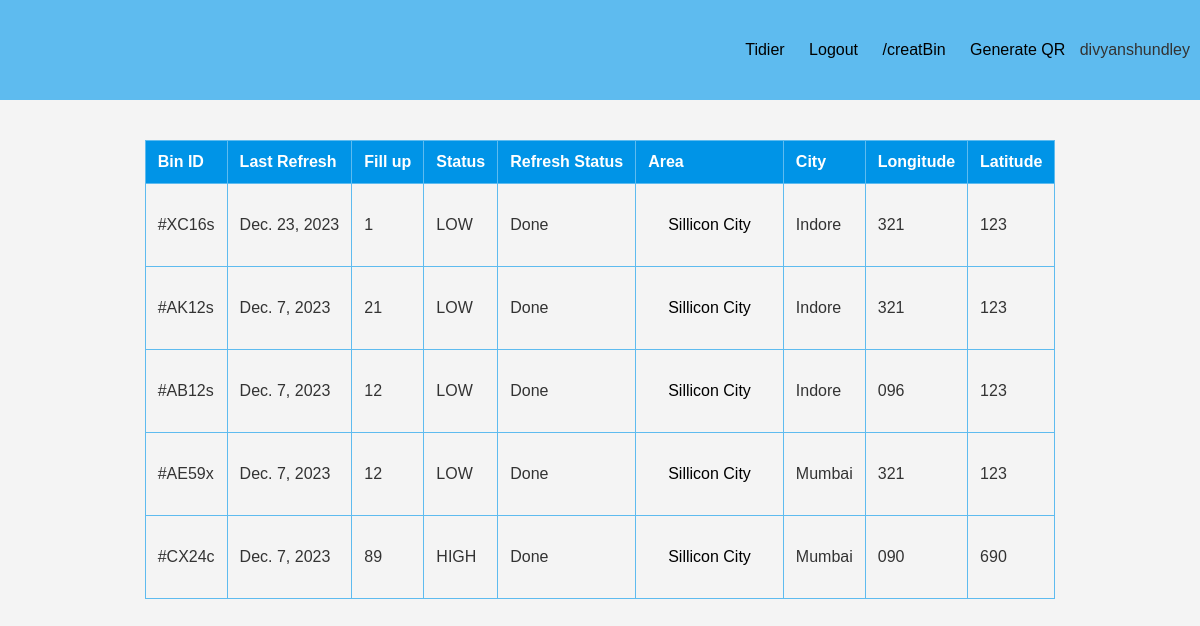
The app's page / (signed in), older data.
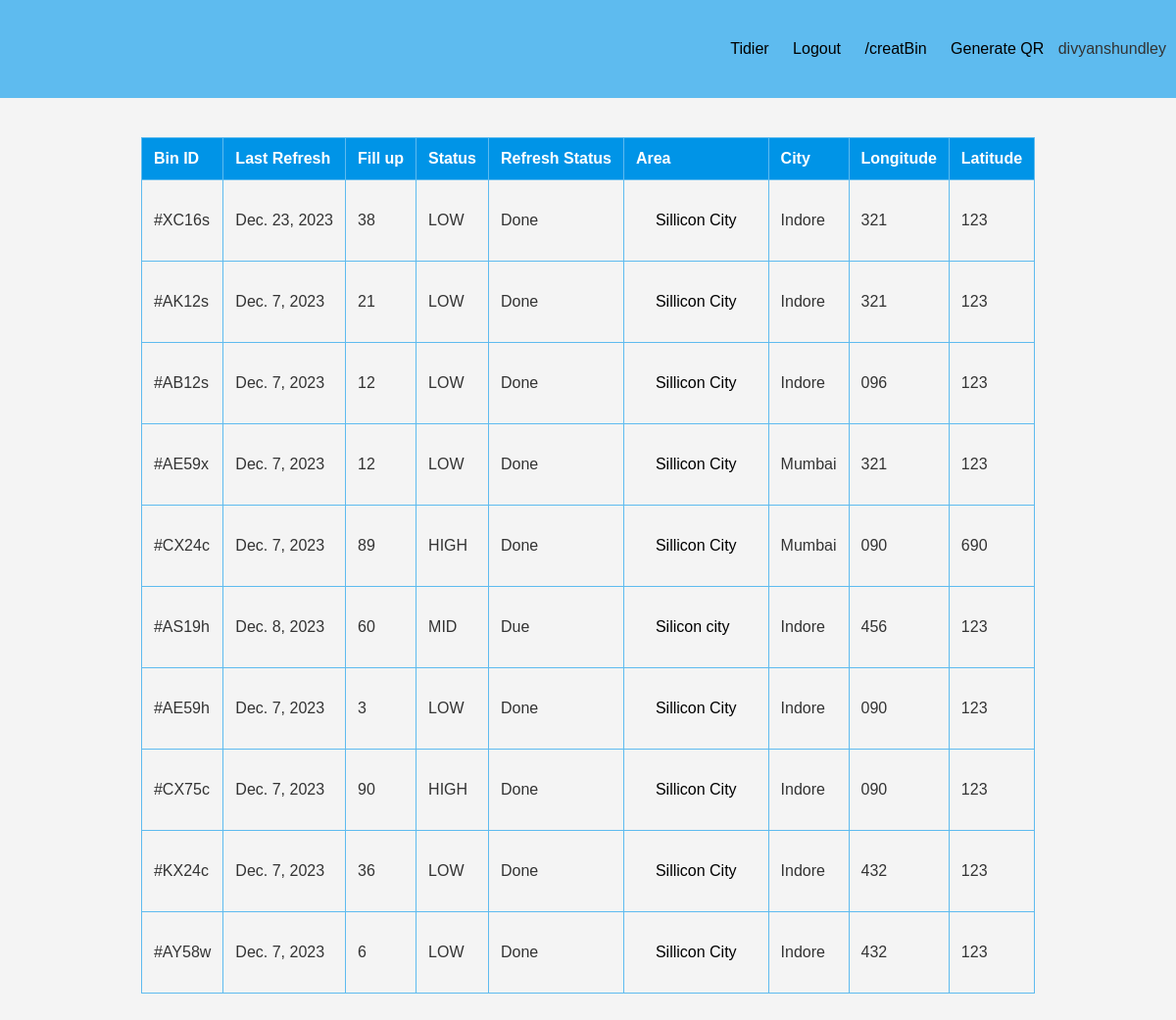
The same page, newer data.
### members/models.py (models this page shows)
class BinsStats(models.Model):
    BinID = models.CharField(max_length=6, unique=True)
    status = models.CharField(max_length=4, blank=True,null=True)
    refreshStats = models.CharField(max_length=4, blank=True)
    lastRefresh = models.DateField(blank=True)
    fillUp = models.IntegerField(blank=True)
    Lat = models.CharField(blank=True, null=True,max_length=100)
    Lon = models.CharField(blank=True, null=True,max_length=100)
    Area = models.CharField(max_length=200, blank=True)
    City = models.CharField(max_length=200,blank=True)

### members/views.py (the view)
# urls.py: path('', views.members, name='members'),
def members(request):
    if request.user.is_authenticated:
        messages_list = messages.get_messages(request)
        bins = BinsStats.objects.all()
        qr_code = BINQRs.objects.all()
        return render(request, "index.html", {'user': request.user.username, 'bins': bins, 'QR': qr_code, 'messages': messages_list})
    else:
        messages.error(request, "Please Login First")
        return redirect('UserLogin')

### members/templates/index.html (shortened to what this page needs)
<!DOCTYPE html>
<html lang="en">
<head>
</head>
<body>
    {% include "nav.html" %}
    <section id="content">
        <table class="workTab">
            <tr id="ths">
                <th>Bin ID</th>
                <th>Last Refresh</th>
                <th>Fill up</th>
                <th>Status</th>
                <th>Refresh Status</th>
                <th>Area</th>
                <th>City</th>
                <th>Longitude</th>
                <th>Latitude</th>
            </tr>
            {% for bin in bins %}
            <tr>
                <td{% if bin.tags %} class="{{ bin.tags }}" {% endif %}>{{ bin.BinID }}</td>
                    <td{% if bin.tags %} class="{{ bin.tags }}" {% endif %}>{{ bin.lastRefresh }}</td>
                        <td{% if bin.tags %} class="{{ bin.tags }}" {% endif %}>{{ bin.fillUp }}</td>
                            <td{% if bin.tags %} class="{{ bin.tags }}" {% endif %}>{{ bin.status }}</td>
                                <td{% if bin.tags %} class="{{ bin.tags }}" {% endif %}>{{ bin.refreshStats }}</td>
                                    <td class="Area"><a target="_blank" id="query"
                                            href="https://www.google.com/search?q={{bin.Area}},+{{bin.City}}">{{bin.Area}}</a>
                                    </td>
                                    <td{% if bin.tags %} class="{{ bin.tags }}" {% endif %}>{{ bin.City }}</td>
                                        <td{% if bin.tags %} class="{{ bin.tags }}" {% endif %}>{{ bin.Lon }}</td>
                                            <td{% if bin.tags %} class="{{ bin.tags }}" {% endif %}>{{ bin.Lat }}</td>
            </tr>
            {% endfor %}
        </table>
    </section>
</body>
</html>

### members/templates/nav.html (shortened to what this page needs)
<nav class="nav">
    <div class="content">
        <a class="name links" href="/">Tidier</a>
        <a href="/logoutUser" class="links">Logout</a>
        <a href="{% url 'creatBin' %}" class="links">{% url 'creatBin' %}</a>
        <a href="/QR" class="links">Generate QR</a>
        <span id='user' class="links">{{user}}</span>
    </div>
</nav>

### members/templates/index.html (style rules this page uses)
body { font-family: 'Arial', sans-serif; margin: 0; padding: 0; background-color: #f4f4f4; color: #333; }
table { position: relative; display: flex; justify-content: center; border-collapse: collapse; margin: 40px auto; }
th, td { padding: 5px; text-align: left; border: 1px solid #5EBBEF; transition: all .6s; padding: 1dvw; }
th { background-color: #0094E7; color: white; }
.Area a { display: block; padding: 10px; }

### members/templates/nav.html (style rules this page uses)
* { font-family:'Trebuchet MS', 'Lucida Sans Unicode', 'Lucida Grande', 'Lucida Sans', Arial, sans-serif }
.links { transition: all .2s; }
.content { margin: 10px; }
body { margin: 0; }
.nav { display: flex; justify-content: right; background-color: #5EBBEF; height: 100px; width: 100dvw; display: flex; align-items: center; }
.name { font-family: 'Gill Sans', 'Gill Sans MT', Calibri, 'Trebuchet MS', sans-serif; margin-left: 15px; }
a { font-family: 'Gill Sans', 'Gill Sans MT', Calibri, 'Trebuchet MS', sans-serif; margin: 10px; text-decoration: none; color: black; }

Row changes from the older to the newer data that the page shows:
changed BinsStats "#XC16s": fillUp "1" → "38"
added BinsStats: BinID "#AS19h", lastRefresh "Dec. 8, 2023", fillUp "60", status "MID", refreshStats "Due", Area "Silicon city", City "Indore", Lon "456", Lat "123"
added BinsStats: BinID "#AE59h", lastRefresh "Dec. 7, 2023", fillUp "3", status "LOW", refreshStats "Done", Area "Sillicon City", City "Indore", Lon "090", Lat "123"
added BinsStats: BinID "#CX75c", lastRefresh "Dec. 7, 2023", fillUp "90", status "HIGH", refreshStats "Done", Area "Sillicon City", City "Indore", Lon "090", Lat "123"
added BinsStats: BinID "#KX24c", lastRefresh "Dec. 7, 2023", fillUp "36", status "LOW", refreshStats "Done", Area "Sillicon City", City "Indore", Lon "432", Lat "123"
added BinsStats: BinID "#AY58w", lastRefresh "Dec. 7, 2023", fillUp "6", status "LOW", refreshStats "Done", Area "Sillicon City", City "Indore", Lon "432", Lat "123"
